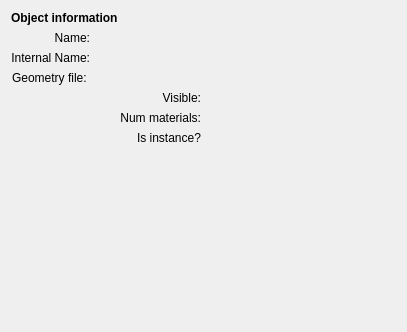
                  <widget class="QWidget" name="pageObjectInfo">
                   <layout class="QVBoxLayout" name="verticalLayout_11">
                    <item>
                     <widget class="QLabel" name="label_5">
                      <property name="font">
                       <font>
                        <weight>75</weight>
                        <bold>true</bold>
                       </font>
                      </property>
                      <property name="text">
                       <string>Object information</string>
                      </property>
                     </widget>
                    </item>
                    <item>
                     <layout class="QHBoxLayout" name="horizontalLayout_2">
                      <item>
                       <widget class="QLabel" name="label_6">
                        <property name="text">
                         <string>Name:</string>
                        </property>
                        <property name="alignment">
                         <set>Qt::AlignRight|Qt::AlignTrailing|Qt::AlignVCenter</set>
                        </property>
                       </widget>
                      </item>
                      <item>
                       <widget class="QLabel" name="oiObjectName">
                        <property name="sizePolicy">
                         <sizepolicy hsizetype="Preferred" vsizetype="Fixed">
                          <horstretch>0</horstretch>
                          <verstretch>0</verstretch>
                         </sizepolicy>
                        </property>
                        <property name="minimumSize">
                         <size>
                          <width>300</width>
                          <height>0</height>
                         </size>
                        </property>
                        <property name="text">
                         <string/>
                        </property>
                        <property name="textInteractionFlags">
                         <set>Qt::LinksAccessibleByMouse|Qt::TextSelectableByKeyboard|Qt::TextSelectableByMouse</set>
                        </property>
                       </widget>
                      </item>
                     </layout>
                    </item>
                    <item>
                     <layout class="QHBoxLayout" name="horizontalLayout_3">
                      <item>
                       <widget class="QLabel" name="label_9">
                        <property name="text">
                         <string>Internal Name:</string>
                        </property>
                        <property name="alignment">
                         <set>Qt::AlignRight|Qt::AlignTrailing|Qt::AlignVCenter</set>
                        </property>
                       </widget>
                      </item>
                      <item>
                       <widget class="QLabel" name="oiInternalName">
                        <property name="sizePolicy">
                         <sizepolicy hsizetype="Preferred" vsizetype="Fixed">
                          <horstretch>0</horstretch>
                          <verstretch>0</verstretch>
                         </sizepolicy>
                        </property>
                        <property name="minimumSize">
                         <size>
                          <width>300</width>
                          <height>0</height>
                         </size>
                        </property>
                        <property name="text">
                         <string/>
                        </property>
                        <property name="textInteractionFlags">
                         <set>Qt::LinksAccessibleByMouse|Qt::TextSelectableByKeyboard|Qt::TextSelectableByMouse</set>
                        </property>
                       </widget>
                      </item>
                     </layout>
                    </item>
                    <item>
                     <layout class="QHBoxLayout" name="horizontalLayout_4">
                      <item>
                       <widget class="QLabel" name="label_10">
                        <property name="text">
                         <string>Geometry file: </string>
                        </property>
                        <property name="alignment">
                         <set>Qt::AlignRight|Qt::AlignTrailing|Qt::AlignVCenter</set>
                        </property>
                       </widget>
                      </item>
                      <item>
                       <widget class="QLabel" name="oiGeometryFile">
                        <property name="sizePolicy">
                         <sizepolicy hsizetype="Preferred" vsizetype="Fixed">
                          <horstretch>0</horstretch>
                          <verstretch>0</verstretch>
                         </sizepolicy>
                        </property>
                        <property name="minimumSize">
                         <size>
                          <width>300</width>
                          <height>0</height>
                         </size>
                        </property>
                        <property name="text">
                         <string/>
                        </property>
                        <property name="textInteractionFlags">
                         <set>Qt::LinksAccessibleByMouse|Qt::TextSelectableByKeyboard|Qt::TextSelectableByMouse</set>
                        </property>
                       </widget>
                      </item>
                     </layout>
                    </item>
                    <item>
                     <layout class="QHBoxLayout" name="horizontalLayout_6">
                      <item>
                       <widget class="QLabel" name="label_11">
                        <property name="text">
                         <string>Visible:</string>
                        </property>
                        <property name="alignment">
                         <set>Qt::AlignRight|Qt::AlignTrailing|Qt::AlignVCenter</set>
                        </property>
                       </widget>
                      </item>
                      <item>
                       <widget class="QLabel" name="oiIsVisible">
                        <property name="sizePolicy">
                         <sizepolicy hsizetype="Preferred" vsizetype="Fixed">
                          <horstretch>0</horstretch>
                          <verstretch>0</verstretch>
                         </sizepolicy>
                        </property>
                        <property name="minimumSize">
                         <size>
                          <width>40</width>
                          <height>0</height>
                         </size>
                        </property>
                        <property name="text">
                         <string/>
                        </property>
                       </widget>
                      </item>
                     </layout>
                    </item>
                    <item>
                     <layout class="QHBoxLayout" name="horizontalLayout_7">
                      <item>
                       <widget class="QLabel" name="label_12">
                        <property name="text">
                         <string>Num materials:</string>
                        </property>
                        <property name="alignment">
                         <set>Qt::AlignRight|Qt::AlignTrailing|Qt::AlignVCenter</set>
                        </property>
                       </widget>
                      </item>
                      <item>
                       <widget class="QLabel" name="oiNumMaterials">
                        <property name="sizePolicy">
                         <sizepolicy hsizetype="Preferred" vsizetype="Fixed">
                          <horstretch>0</horstretch>
                          <verstretch>0</verstretch>
                         </sizepolicy>
                        </property>
                        <property name="minimumSize">
                         <size>
                          <width>40</width>
                          <height>0</height>
                         </size>
                        </property>
                        <property name="text">
                         <string/>
                        </property>
                       </widget>
                      </item>
                     </layout>
                    </item>
                    <item>
                     <layout class="QHBoxLayout" name="horizontalLayout_9">
                      <item>
                       <widget class="QLabel" name="label_13">
                        <property name="text">
                         <string>Is instance?</string>
                        </property>
                        <property name="alignment">
                         <set>Qt::AlignRight|Qt::AlignTrailing|Qt::AlignVCenter</set>
                        </property>
                       </widget>
                      </item>
                      <item>
                       <widget class="QLabel" name="oiIsInstance">
                        <property name="sizePolicy">
                         <sizepolicy hsizetype="Preferred" vsizetype="Fixed">
                          <horstretch>0</horstretch>
                          <verstretch>0</verstretch>
                         </sizepolicy>
                        </property>
                        <property name="minimumSize">
                         <size>
                          <width>40</width>
                          <height>0</height>
                         </size>
                        </property>
                        <property name="text">
                         <string/>
                        </property>
                       </widget>
                      </item>
                     </layout>
                    </item>
                    <item>
                     <spacer name="verticalSpacer_15">
                      <property name="orientation">
                       <enum>Qt::Vertical</enum>
                      </property>
                      <property name="sizeHint" stdset="0">
                       <size>
                        <width>20</width>
                        <height>176</height>
                       </size>
                      </property>
                     </spacer>
                    </item>
                   </layout>
                  </widget>
